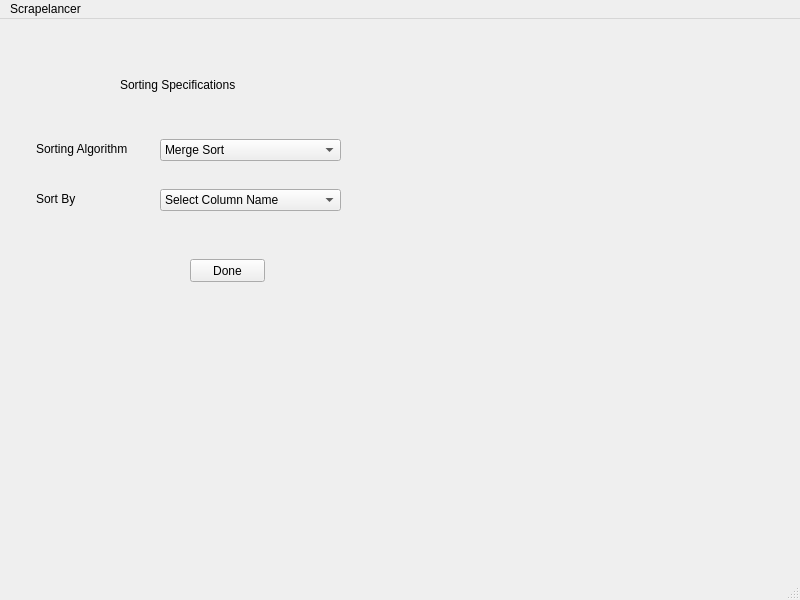
<?xml version="1.0" encoding="UTF-8"?>
<ui version="4.0">
 <class>MainWindow</class>
 <widget class="QMainWindow" name="MainWindow">
  <property name="geometry">
   <rect>
    <x>0</x>
    <y>0</y>
    <width>800</width>
    <height>600</height>
   </rect>
  </property>
  <property name="windowTitle">
   <string>MainWindow</string>
  </property>
  <property name="styleSheet">
   <string notr="true"/>
  </property>
  <widget class="QWidget" name="centralwidget">
   <widget class="QLabel" name="label">
    <property name="geometry">
     <rect>
      <x>120</x>
      <y>50</y>
      <width>211</width>
      <height>31</height>
     </rect>
    </property>
    <property name="styleSheet">
     <string notr="true">font: 16pt &quot;MS Shell Dlg 2&quot;;</string>
    </property>
    <property name="text">
     <string>Sorting Specifications</string>
    </property>
   </widget>
   <widget class="QLabel" name="label_2">
    <property name="geometry">
     <rect>
      <x>36</x>
      <y>120</y>
      <width>91</width>
      <height>20</height>
     </rect>
    </property>
    <property name="text">
     <string>Sorting Algorithm</string>
    </property>
   </widget>
   <widget class="QLabel" name="label_3">
    <property name="geometry">
     <rect>
      <x>36</x>
      <y>170</y>
      <width>51</width>
      <height>20</height>
     </rect>
    </property>
    <property name="text">
     <string>Sort By</string>
    </property>
   </widget>
   <widget class="QPushButton" name="pushButton">
    <property name="geometry">
     <rect>
      <x>190</x>
      <y>240</y>
      <width>75</width>
      <height>23</height>
     </rect>
    </property>
    <property name="styleSheet">
     <string notr="true">font: 75 14pt &quot;MS Shell Dlg 2&quot;;</string>
    </property>
    <property name="text">
     <string>Done</string>
    </property>
   </widget>
   <widget class="QComboBox" name="comboBox">
    <property name="geometry">
     <rect>
      <x>160</x>
      <y>170</y>
      <width>181</width>
      <height>22</height>
     </rect>
    </property>
    <item>
     <property name="text">
      <string>Select Column Name</string>
     </property>
    </item>
    <item>
     <property name="text">
      <string>Select Row Name</string>
     </property>
    </item>
    <item>
     <property name="text">
      <string>Select Seller's Name</string>
     </property>
    </item>
    <item>
     <property name="text">
      <string>Select Seller's Service Price</string>
     </property>
    </item>
   </widget>
   <widget class="QComboBox" name="comboBox_2">
    <property name="geometry">
     <rect>
      <x>160</x>
      <y>120</y>
      <width>181</width>
      <height>22</height>
     </rect>
    </property>
    <item>
     <property name="text">
      <string>Merge Sort</string>
     </property>
    </item>
    <item>
     <property name="text">
      <string>Selction Sort</string>
     </property>
    </item>
    <item>
     <property name="text">
      <string>Bubble Sort</string>
     </property>
    </item>
    <item>
     <property name="text">
      <string>Quick Sort</string>
     </property>
    </item>
    <item>
     <property name="text">
      <string>Insertion sort</string>
     </property>
    </item>
   </widget>
  </widget>
  <widget class="QMenuBar" name="menubar">
   <property name="geometry">
    <rect>
     <x>0</x>
     <y>0</y>
     <width>800</width>
     <height>21</height>
    </rect>
   </property>
   <widget class="QMenu" name="menuScrapelancer">
    <property name="title">
     <string>Scrapelancer</string>
    </property>
   </widget>
   <addaction name="menuScrapelancer"/>
  </widget>
  <widget class="QStatusBar" name="statusbar"/>
 </widget>
 <resources/>
 <connections/>
</ui>
